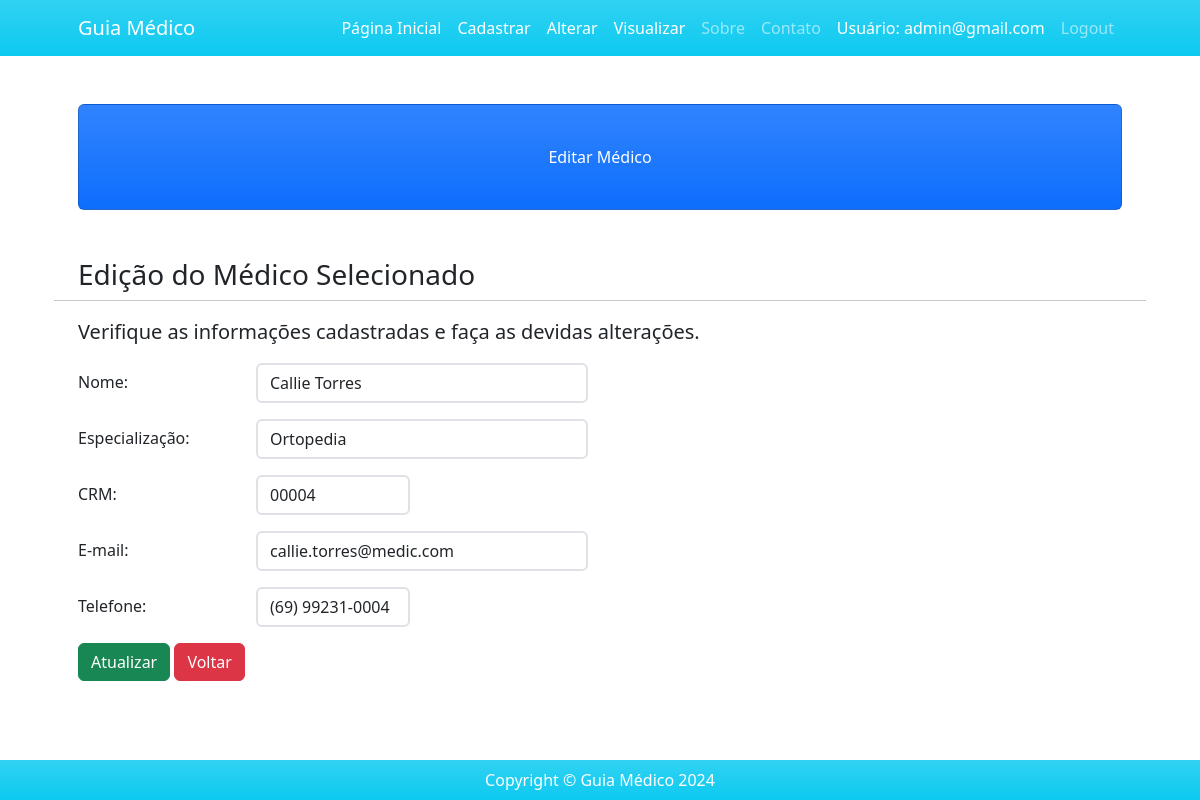
Page /editar_verificacao/17 (signed in) on the committed database.
### usuarios/models.py (models this page shows)
class Medico(models.Model):
    nome_medico = models.CharField(max_length=200)
    especializacao = models.CharField(max_length=200)
    crm = models.CharField(max_length=10)
    email = models.EmailField(max_length=50)
    telefone = models.CharField(
        max_length=15,
        validators=[RegexValidator(regex=r'^\+?1?\d{9,15}$', message="Número de telefone inválido")])

### usuarios/views.py (the view)
# urls.py: path('editar_verificacao/<int:pk>', views.editar_verificacao, name = "editar_verificacao"),
def editar_verificacao(request, pk):
    if request.method =="GET":
        if request.user.is_authenticated:
            lista_medicos = Medico.objects.get(pk=pk)
            dicionario_medico = {'lista_medicos':lista_medicos}
            return render(request, 'usuarios/editar.html', dicionario_medico)
        else:
            return HttpResponse("Fala o login para acessar!")

### usuarios/templates/usuarios/editar.html (shortened to what this page needs)
{% extends 'usuarios/base.html' %}
{% block titulo %}Editar Médico{% endblock %}
{% block conteudo %}
<h3>Edição do Médico Selecionado</h3>
<hr>
<p class="lead">Verifique as informações cadastradas e faça as devidas alterações.</p>
<form action="{% url 'editar' lista_medicos.pk %}" method="POST">
    <div class="form-group row mb-3">
        <label for="medicoNome" class="col-sm-2 col-form-label">Nome:</label>
        <div class="col-sm-4">
            <input type="text" class="form-control border-2" id="medicoNome" name="nome_medico" value="{{ lista_medicos.nome_medico }}">
        </div>
    </div>
    <div class="form-group row mb-3">
        <label for="medicoEspecialidade" class="col-sm-2 col-form-label">Especialização:</label>
        <div class="col-sm-4">
            <input type="text" class="form-control border-2" id="medicoEspecialidade" name="especializacao" value="{{ lista_medicos.especializacao }}">
        </div>
    </div>
    <div class="form-group row mb-3">
        <label for="medicoCrm" class="col-sm-2 col-form-label">CRM:</label>
        <div class="col-sm-2">
            <input type="text" class="form-control border-2" id="medicoCrm" name="crm" value="{{ lista_medicos.crm }}">
        </div>
    </div>
    <div class="form-group row mb-3">
        <label for="medicoEmail" class="col-sm-2 col-form-label">E-mail:</label>
        <div class="col-sm-4">
            <input type="email" class="form-control border-2" id="medicoEmail" name="email" value="{{ lista_medicos.email }}">
        </div>
    </div>
    <div class="form-group row mb-3">
        <label for="medicoFone" class="col-sm-2 col-form-label">Telefone:</label>
        <div class="col-sm-2">
            <input type="text" class="form-control border-2" id="medicoFone" name="telefone" value="{{ lista_medicos.telefone }}"
                   placeholder="(99) 99999-9999"
                   oninput="formatPhoneNumber(this)">
        </div>
    </div>
    <div class="update">
        <button type="submit" class="btn btn-success">Atualizar</button>
        <a href="{% url 'alterar' %}" class="btn btn-danger">Voltar</a>
    </div>
</form>
{% endblock %}

### usuarios/templates/usuarios/base.html (shortened to what this page needs)
{% load static %}
<!DOCTYPE html>
<html lang="pt-br">
<head>
    <link href="{% static 'css/bootstrap.min.css' %}" rel="stylesheet">
</head>
<body>
    <nav class="navbar navbar-expand-lg navbar-dark bg-info bg-gradient">
        <div class="container px-5">
            <a class="navbar-brand" href="{% url 'home' %}">Guia Médico</a>
            <div class="collapse navbar-collapse" id="navbarSupportedContent">
                <ul class="navbar-nav ms-auto mb-2 mb-lg-0">
                {% if user.is_authenticated %}
                    <li class="nav-item"><a class="nav-link active" aria-current="page" href="{% url 'home' %}">Página Inicial</a></li>
                    <li class="nav-item"><a class="nav-link active" aria-current="page" href="{% url 'lancar' %}">Cadastrar</a></li>
                    <li class="nav-item"><a class="nav-link active" aria-current="page" href="{% url 'alterar' %}">Alterar</a></li>
                    <li class="nav-item"><a class="nav-link active" aria-current="page" href="{% url 'visualizar' %}">Visualizar</a></li>
                    <li class="nav-item"><a class="nav-link" href="#!">Sobre</a></li>
                    <li class="nav-item"><a class="nav-link" href="#!">Contato</a></li>
                    <li class="nav-item"><a class="nav-link active" aria-current="page" href="#!">Usuário: {{ user.email }}</a></li>
                    <li class="nav-item"><a class="nav-link" href="{% url 'logout' %}">Logout</a></li>
                {% endif %}
                </ul>
            </div>
        </div>
    </nav>
    <div class="container px-4 px-lg-5">
        <div class="card text-white bg-primary bg-gradient my-5 py-4 text-center">
            <div class="card-body">
                <p class="text-white m-0">{% block titulo %}Seja bem-vindo(a) ao Guia Médico, aqui encontrará os profissionais disponíveis.{% endblock %}</p>
            </div>
        </div>
        <div class="row gx-4 gx-lg-5">
            {% block conteudo %}{% endblock %}
        </div>
    </div>
    <footer class="fixed-bottom py-2 bg-info bg-gradient">
        <div class="container px-4 px-lg-5">
            <p class="m-0 text-center text-white">Copyright &copy; Guia Médico 2024</p>
        </div>
    </footer>
</body>
</html>

### rows in the picture
Medico: nome_medico "Callie Torres", especializacao "Ortopedia", crm "00004", email "callie.torres@medic.com", telefone "(69) 99231-0004"

### other values in the picture
{{ user.email }} "admin@gmail.com"
